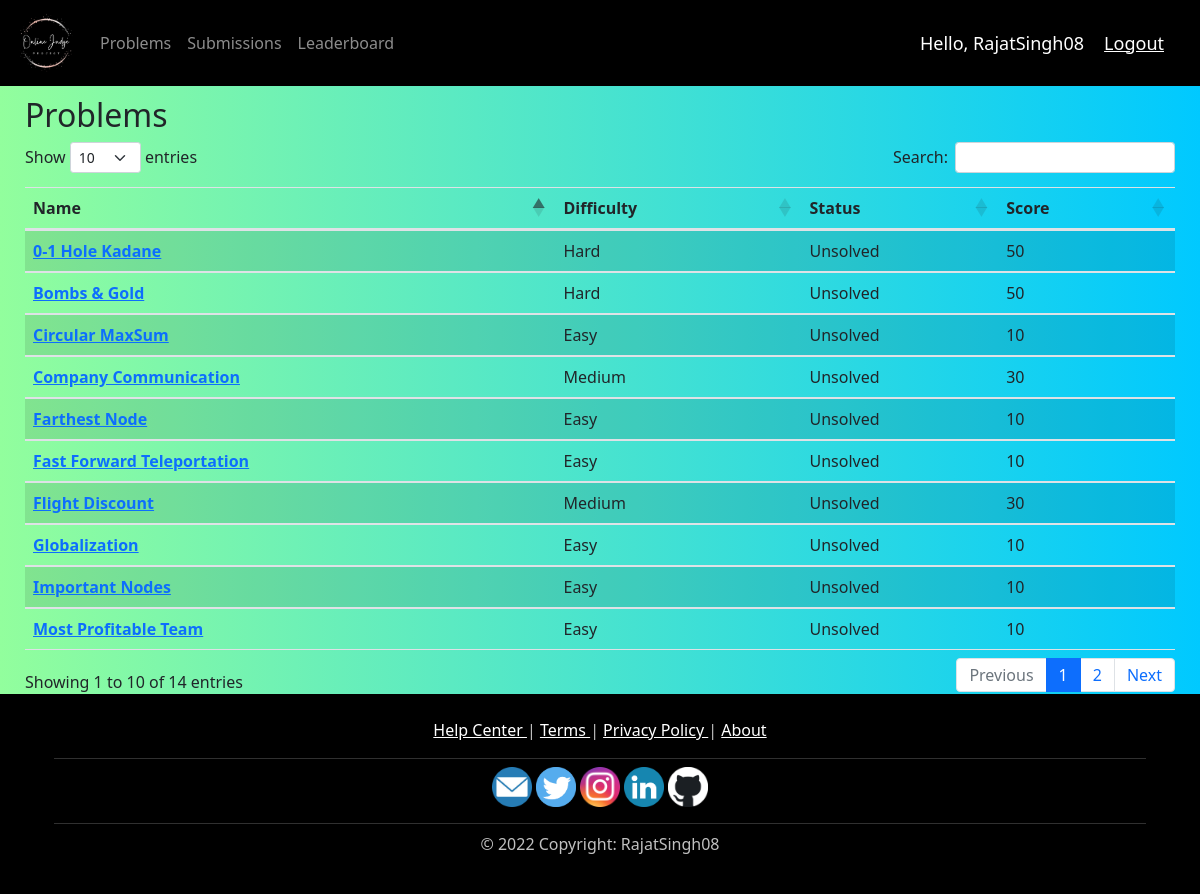
The page /problems/ (signed in) on the database as committed earlier.
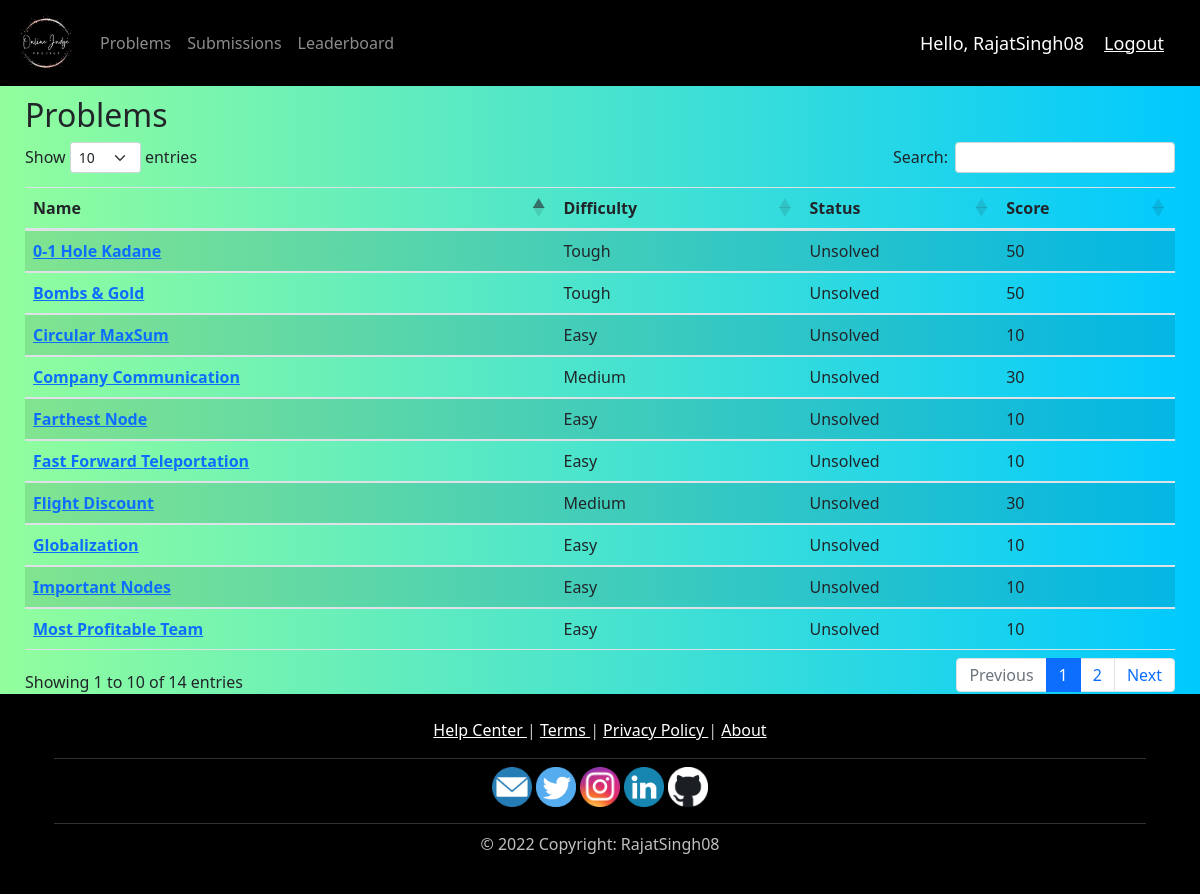
The same page on the database as committed later.
### OJ/models.py (models this page shows, shortened)
class Problem(models.Model):
    TOUGHNESS = (("Easy", "Easy"), ("Medium", "Medium"), ("Tough", "Tough"))
    STATUS = (("Unsolved", "Unsolved"), ("Solved", "Solved"))
    id = models.BigAutoField(primary_key=True)
    name = models.CharField(max_length=100, default="")
    description = RichTextField(default="")
    example = RichTextField(default="")
    difficulty = models.CharField(max_length=10, choices=TOUGHNESS)
    score = models.IntegerField(default=0)
    solved_status = models.CharField(
        max_length=10, choices=STATUS, default="Unsolved")

### OJ/views.py (the view)
# urls.py: path('problems/', views.problemPage, name='problems'),
@login_required(login_url='login')
def problemPage(request):
    problems = Problem.objects.all()
    return render(request, 'OJ/problem.html', {'problems': problems})

### OJ/templates/OJ/problem.html
{% extends 'OJ/main.html' %}
{% block content %}
<h2>Problems</h2>
<table id="problem_list" class="table table-striped">
    <thead>
        <tr>
            <th><b>Name</b></th>
            <th><b>Difficulty</b></th>
            <th><b>Status</b></th>
            <th><b>Score</b></th>
        </tr>
    </thead>
    <tbody>
        {% for problem in problems %}
        <tr>
            <td><a href="{{problem.id}}"><b>{{problem.name}}</b></a></td>
            <td>{{problem.difficulty}}</td>
            <td>{{problem.solved_status}}</td>
            <td>{{problem.score}}</td>
        </tr>
        {% endfor %}
    </tbody>
</table>
{% endblock %}

Rows that differ between the two databases and show on the page:
changed Problem "0-1 Hole Kadane": difficulty "Hard" → "Tough"
changed Problem "Bombs & Gold": difficulty "Hard" → "Tough"
